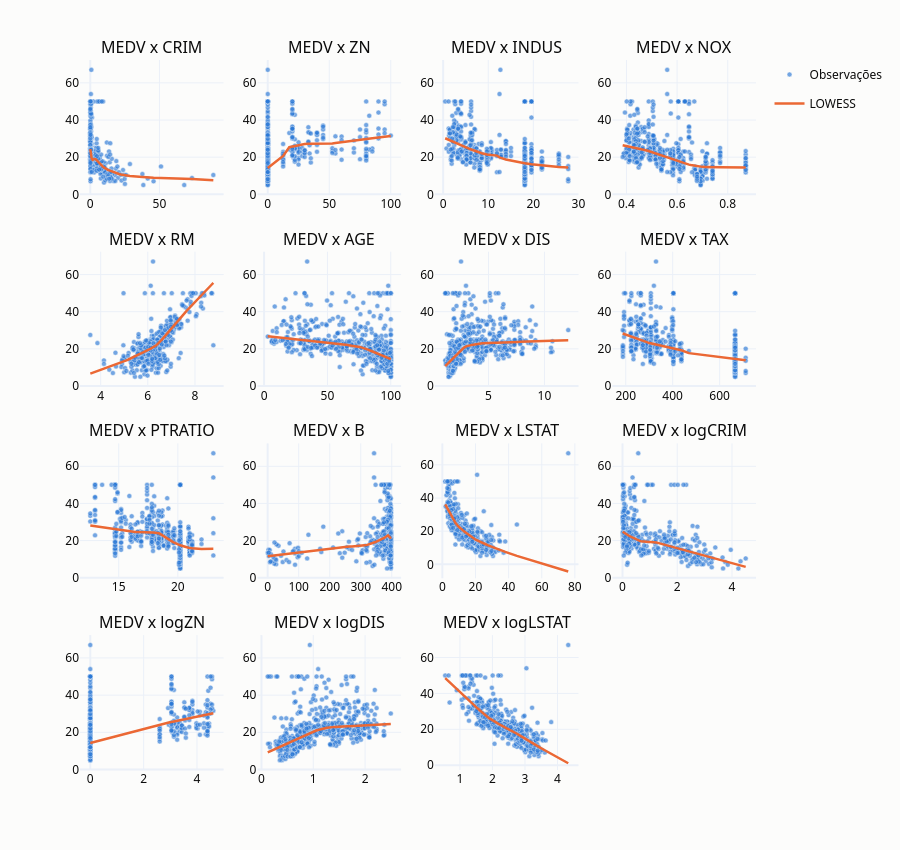

The notebook cell saved with this chart:
### Markdown cell above
## **Parte 3: Relação de cada preditor com MEDV**

### Code cell
variaveis_regplot = ['CRIM', 'ZN', 'INDUS', 'NOX', 'RM', 'AGE', 'DIS', 'TAX',
       'PTRATIO', 'B', 'LSTAT', "logCRIM", "logZN", "logDIS", "logLSTAT"]

gerar_subplot_regplot(
    variaveis=variaveis_regplot,
    y='MEDV',
    size=(15, 10),
    name='MEDV_vs_variaveis'
)

### Figure 1 — Plotly figure (JSON) as saved in the notebook; plotly's stock layout.template omitted (floating-point values rounded to 4 significant figures; data arrays with more than 128 entries replaced by an {"elided": "..."} marker saying what was removed)
{"data": [{"hovertemplate": "%{hovertext}<extra></extra>", "hovertext": {"elided": "511 str values"}, "legendgroup": "Observações", "marker": {"color": "#2a78d6", "line": {"color": "#fcfcfb", "width": 0.5}, "opacity": 0.65, "size": 5}, "mode": "markers", "name": "Observações", "showlegend": true, "type": "scatter", "x": {"elided": "511 float values"}, "xaxis": "x", "y": {"elided": "511 float values"}, "yaxis": "y"}, {"hovertemplate": "LOWESS<br>x = %{x:.3f}<br>y = %{y:.3f}<extra></extra>", "legendgroup": "LOWESS", "line": {"color": "#eb6834", "width": 2.5}, "mode": "lines", "name": "LOWESS", "showlegend": true, "type": "scatter", "x": {"elided": "511 float values"}, "xaxis": "x", "y": {"elided": "511 float values"}, "yaxis": "y"}, {"hovertemplate": "%{hovertext}<extra></extra>", "hovertext": {"elided": "511 str values"}, "legendgroup": "Observações", "marker": {"color": "#2a78d6", "line": {"color": "#fcfcfb", "width": 0.5}, "opacity": 0.65, "size": 5}, "mode": "markers", "name": "Observações", "showlegend": false, "type": "scatter", "x": {"elided": "511 float values"}, "xaxis": "x2", "y": {"elided": "511 float values"}, "yaxis": "y2"}, {"hovertemplate": "LOWESS<br>x = %{x:.3f}<br>y = %{y:.3f}<extra></extra>", "legendgroup": "LOWESS", "line": {"color": "#eb6834", "width": 2.5}, "mode": "lines", "name": "LOWESS", "showlegend": false, "type": "scatter", "x": {"elided": "511 float values"}, "xaxis": "x2", "y": {"elided": "511 float values"}, "yaxis": "y2"}, {"hovertemplate": "%{hovertext}<extra></extra>", "hovertext": {"elided": "511 str values"}, "legendgroup": "Observações", "marker": {"color": "#2a78d6", "line": {"color": "#fcfcfb", "width": 0.5}, "opacity": 0.65, "size": 5}, "mode": "markers", "name": "Observações", "showlegend": false, "type": "scatter", "x": {"elided": "511 float values"}, "xaxis": "x3", "y": {"elided": "511 float values"}, "yaxis": "y3"}, {"hovertemplate": "LOWESS<br>x = %{x:.3f}<br>y = %{y:.3f}<extra></extra>", "legendgroup": "LOWESS", "line": {"color": "#eb6834", "width": 2.5}, "mode": "lines", "name": "LOWESS", "showlegend": false, "type": "scatter", "x": {"elided": "511 float values"}, "xaxis": "x3", "y": {"elided": "511 float values"}, "yaxis": "y3"}, {"hovertemplate": "%{hovertext}<extra></extra>", "hovertext": {"elided": "511 str values"}, "legendgroup": "Observações", "marker": {"color": "#2a78d6", "line": {"color": "#fcfcfb", "width": 0.5}, "opacity": 0.65, "size": 5}, "mode": "markers", "name": "Observações", "showlegend": false, "type": "scatter", "x": {"elided": "511 float values"}, "xaxis": "x4", "y": {"elided": "511 float values"}, "yaxis": "y4"}, {"hovertemplate": "LOWESS<br>x = %{x:.3f}<br>y = %{y:.3f}<extra></extra>", "legendgroup": "LOWESS", "line": {"color": "#eb6834", "width": 2.5}, "mode": "lines", "name": "LOWESS", "showlegend": false, "type": "scatter", "x": {"elided": "511 float values"}, "xaxis": "x4", "y": {"elided": "511 float values"}, "yaxis": "y4"}, {"hovertemplate": "%{hovertext}<extra></extra>", "hovertext": {"elided": "506 str values"}, "legendgroup": "Observações", "marker": {"color": "#2a78d6", "line": {"color": "#fcfcfb", "width": 0.5}, "opacity": 0.65, "size": 5}, "mode": "markers", "name": "Observações", "showlegend": false, "type": "scatter", "x": {"elided": "506 float values"}, "xaxis": "x5", "y": {"elided": "506 float values"}, "yaxis": "y5"}, {"hovertemplate": "LOWESS<br>x = %{x:.3f}<br>y = %{y:.3f}<extra></extra>", "legendgroup": "LOWESS", "line": {"color": "#eb6834", "width": 2.5}, "mode": "lines", "name": "LOWESS", "showlegend": false, "type": "scatter", "x": {"elided": "506 float values"}, "xaxis": "x5", "y": {"elided": "506 float values"}, "yaxis": "y5"}, {"hovertemplate": "%{hovertext}<extra></extra>", "hovertext": {"elided": "511 str values"}, "legendgroup": "Observações", "marker": {"color": "#2a78d6", "line": {"color": "#fcfcfb", "width": 0.5}, "opacity": 0.65, "size": 5}, "mode": "markers", "name": "Observações", "showlegend": false, "type": "scatter", "x": {"elided": "511 float values"}, "xaxis": "x6", "y": {"elided": "511 float values"}, "yaxis": "y6"}, {"hovertemplate": "LOWESS<br>x = %{x:.3f}<br>y = %{y:.3f}<extra></extra>", "legendgroup": "LOWESS", "line": {"color": "#eb6834", "width": 2.5}, "mode": "lines", "name": "LOWESS", "showlegend": false, "type": "scatter", "x": {"elided": "511 float values"}, "xaxis": "x6", "y": {"elided": "511 float values"}, "yaxis": "y6"}, {"hovertemplate": "%{hovertext}<extra></extra>", "hovertext": {"elided": "511 str values"}, "legendgroup": "Observações", "marker": {"color": "#2a78d6", "line": {"color": "#fcfcfb", "width": 0.5}, "opacity": 0.65, "size": 5}, "mode": "markers", "name": "Observações", "showlegend": false, "type": "scatter", "x": {"elided": "511 float values"}, "xaxis": "x7", "y": {"elided": "511 float values"}, "yaxis": "y7"}, {"hovertemplate": "LOWESS<br>x = %{x:.3f}<br>y = %{y:.3f}<extra></extra>", "legendgroup": "LOWESS", "line": {"color": "#eb6834", "width": 2.5}, "mode": "lines", "name": "LOWESS", "showlegend": false, "type": "scatter", "x": {"elided": "511 float values"}, "xaxis": "x7", "y": {"elided": "511 float values"}, "yaxis": "y7"}, {"hovertemplate": "%{hovertext}<extra></extra>", "hovertext": {"elided": "511 str values"}, "legendgroup": "Observações", "marker": {"color": "#2a78d6", "line": {"color": "#fcfcfb", "width": 0.5}, "opacity": 0.65, "size": 5}, "mode": "markers", "name": "Observações", "showlegend": false, "type": "scatter", "x": {"elided": "511 int values"}, "xaxis": "x8", "y": {"elided": "511 float values"}, "yaxis": "y8"}, {"hovertemplate": "LOWESS<br>x = %{x:.3f}<br>y = %{y:.3f}<extra></extra>", "legendgroup": "LOWESS", "line": {"color": "#eb6834", "width": 2.5}, "mode": "lines", "name": "LOWESS", "showlegend": false, "type": "scatter", "x": {"elided": "511 float values"}, "xaxis": "x8", "y": {"elided": "511 float values"}, "yaxis": "y8"}, {"hovertemplate": "%{hovertext}<extra></extra>", "hovertext": {"elided": "511 str values"}, "legendgroup": "Observações", "marker": {"color": "#2a78d6", "line": {"color": "#fcfcfb", "width": 0.5}, "opacity": 0.65, "size": 5}, "mode": "markers", "name": "Observações", "showlegend": false, "type": "scatter", "x": {"elided": "511 float values"}, "xaxis": "x9", "y": {"elided": "511 float values"}, "yaxis": "y9"}, {"hovertemplate": "LOWESS<br>x = %{x:.3f}<br>y = %{y:.3f}<extra></extra>", "legendgroup": "LOWESS", "line": {"color": "#eb6834", "width": 2.5}, "mode": "lines", "name": "LOWESS", "showlegend": false, "type": "scatter", "x": {"elided": "511 float values"}, "xaxis": "x9", "y": {"elided": "511 float values"}, "yaxis": "y9"}, {"hovertemplate": "%{hovertext}<extra></extra>", "hovertext": {"elided": "511 str values"}, "legendgroup": "Observações", "marker": {"color": "#2a78d6", "line": {"color": "#fcfcfb", "width": 0.5}, "opacity": 0.65, "size": 5}, "mode": "markers", "name": "Observações", "showlegend": false, "type": "scatter", "x": {"elided": "511 float values"}, "xaxis": "x10", "y": {"elided": "511 float values"}, "yaxis": "y10"}, {"hovertemplate": "LOWESS<br>x = %{x:.3f}<br>y = %{y:.3f}<extra></extra>", "legendgroup": "LOWESS", "line": {"color": "#eb6834", "width": 2.5}, "mode": "lines", "name": "LOWESS", "showlegend": false, "type": "scatter", "x": {"elided": "511 float values"}, "xaxis": "x10", "y": {"elided": "511 float values"}, "yaxis": "y10"}, {"hovertemplate": "%{hovertext}<extra></extra>", "hovertext": {"elided": "511 str values"}, "legendgroup": "Observações", "marker": {"color": "#2a78d6", "line": {"color": "#fcfcfb", "width": 0.5}, "opacity": 0.65, "size": 5}, "mode": "markers", "name": "Observações", "showlegend": false, "type": "scatter", "x": {"elided": "511 float values"}, "xaxis": "x11", "y": {"elided": "511 float values"}, "yaxis": "y11"}, {"hovertemplate": "LOWESS<br>x = %{x:.3f}<br>y = %{y:.3f}<extra></extra>", "legendgroup": "LOWESS", "line": {"color": "#eb6834", "width": 2.5}, "mode": "lines", "name": "LOWESS", "showlegend": false, "type": "scatter", "x": {"elided": "511 float values"}, "xaxis": "x11", "y": {"elided": "511 float values"}, "yaxis": "y11"}, {"hovertemplate": "%{hovertext}<extra></extra>", "hovertext": {"elided": "511 str values"}, "legendgroup": "Observações", "marker": {"color": "#2a78d6", "line": {"color": "#fcfcfb", "width": 0.5}, "opacity": 0.65, "size": 5}, "mode": "markers", "name": "Observações", "showlegend": false, "type": "scatter", "x": {"elided": "511 float values"}, "xaxis": "x12", "y": {"elided": "511 float values"}, "yaxis": "y12"}, {"hovertemplate": "LOWESS<br>x = %{x:.3f}<br>y = %{y:.3f}<extra></extra>", "legendgroup": "LOWESS", "line": {"color": "#eb6834", "width": 2.5}, "mode": "lines", "name": "LOWESS", "showlegend": false, "type": "scatter", "x": {"elided": "511 float values"}, "xaxis": "x12", "y": {"elided": "511 float values"}, "yaxis": "y12"}, {"hovertemplate": "%{hovertext}<extra></extra>", "hovertext": {"elided": "511 str values"}, "legendgroup": "Observações", "marker": {"color": "#2a78d6", "line": {"color": "#fcfcfb", "width": 0.5}, "opacity": 0.65, "size": 5}, "mode": "markers", "name": "Observações", "showlegend": false, "type": "scatter", "x": {"elided": "511 float values"}, "xaxis": "x13", "y": {"elided": "511 float values"}, "yaxis": "y13"}, {"hovertemplate": "LOWESS<br>x = %{x:.3f}<br>y = %{y:.3f}<extra></extra>", "legendgroup": "LOWESS", "line": {"color": "#eb6834", "width": 2.5}, "mode": "lines", "name": "LOWESS", "showlegend": false, "type": "scatter", "x": {"elided": "511 float values"}, "xaxis": "x13", "y": {"elided": "511 float values"}, "yaxis": "y13"}, {"hovertemplate": "%{hovertext}<extra></extra>", "hovertext": {"elided": "511 str values"}, "legendgroup": "Observações", "marker": {"color": "#2a78d6", "line": {"color": "#fcfcfb", "width": 0.5}, "opacity": 0.65, "size": 5}, "mode": "markers", "name": "Observações", "showlegend": false, "type": "scatter", "x": {"elided": "511 float values"}, "xaxis": "x14", "y": {"elided": "511 float values"}, "yaxis": "y14"}, {"hovertemplate": "LOWESS<br>x = %{x:.3f}<br>y = %{y:.3f}<extra></extra>", "legendgroup": "LOWESS", "line": {"color": "#eb6834", "width": 2.5}, "mode": "lines", "name": "LOWESS", "showlegend": false, "type": "scatter", "x": {"elided": "511 float values"}, "xaxis": "x14", "y": {"elided": "511 float values"}, "yaxis": "y14"}, {"hovertemplate": "%{hovertext}<extra></extra>", "hovertext": {"elided": "511 str values"}, "legendgroup": "Observações", "marker": {"color": "#2a78d6", "line": {"color": "#fcfcfb", "width": 0.5}, "opacity": 0.65, "size": 5}, "mode": "markers", "name": "Observações", "showlegend": false, "type": "scatter", "x": {"elided": "511 float values"}, "xaxis": "x15", "y": {"elided": "511 float values"}, "yaxis": "y15"}, {"hovertemplate": "LOWESS<br>x = %{x:.3f}<br>y = %{y:.3f}<extra></extra>", "legendgroup": "LOWESS", "line": {"color": "#eb6834", "width": 2.5}, "mode": "lines", "name": "LOWESS", "showlegend": false, "type": "scatter", "x": {"elided": "511 float values"}, "xaxis": "x15", "y": {"elided": "511 float values"}, "yaxis": "y15"}], "layout": {"annotations": [{"font": {"size": 16}, "showarrow": false, "text": "MEDV x CRIM", "x": 0.1062, "xanchor": "center", "xref": "paper", "y": 1, "yanchor": "bottom", "yref": "paper"}, {"font": {"size": 16}, "showarrow": false, "text": "MEDV x ZN", "x": 0.3688, "xanchor": "center", "xref": "paper", "y": 1, "yanchor": "bottom", "yref": "paper"}, {"font": {"size": 16}, "showarrow": false, "text": "MEDV x INDUS", "x": 0.6313, "xanchor": "center", "xref": "paper", "y": 1, "yanchor": "bottom", "yref": "paper"}, {"font": {"size": 16}, "showarrow": false, "text": "MEDV x NOX", "x": 0.8938, "xanchor": "center", "xref": "paper", "y": 1, "yanchor": "bottom", "yref": "paper"}, {"font": {"size": 16}, "showarrow": false, "text": "MEDV x RM", "x": 0.1062, "xanchor": "center", "xref": "paper", "y": 0.73, "yanchor": "bottom", "yref": "paper"}, {"font": {"size": 16}, "showarrow": false, "text": "MEDV x AGE", "x": 0.3688, "xanchor": "center", "xref": "paper", "y": 0.73, "yanchor": "bottom", "yref": "paper"}, {"font": {"size": 16}, "showarrow": false, "text": "MEDV x DIS", "x": 0.6313, "xanchor": "center", "xref": "paper", "y": 0.73, "yanchor": "bottom", "yref": "paper"}, {"font": {"size": 16}, "showarrow": false, "text": "MEDV x TAX", "x": 0.8938, "xanchor": "center", "xref": "paper", "y": 0.73, "yanchor": "bottom", "yref": "paper"}, {"font": {"size": 16}, "showarrow": false, "text": "MEDV x PTRATIO", "x": 0.1062, "xanchor": "center", "xref": "paper", "y": 0.46, "yanchor": "bottom", "yref": "paper"}, {"font": {"size": 16}, "showarrow": false, "text": "MEDV x B", "x": 0.3688, "xanchor": "center", "xref": "paper", "y": 0.46, "yanchor": "bottom", "yref": "paper"}, {"font": {"size": 16}, "showarrow": false, "text": "MEDV x LSTAT", "x": 0.6313, "xanchor": "center", "xref": "paper", "y": 0.46, "yanchor": "bottom", "yref": "paper"}, {"font": {"size": 16}, "showarrow": false, "text": "MEDV x logCRIM", "x": 0.8938, "xanchor": "center", "xref": "paper", "y": 0.46, "yanchor": "bottom", "yref": "paper"}, {"font": {"size": 16}, "showarrow": false, "text": "MEDV x logZN", "x": 0.1062, "xanchor": "center", "xref": "paper", "y": 0.19, "yanchor": "bottom", "yref": "paper"}, {"font": {"size": 16}, "showarrow": false, "text": "MEDV x logDIS", "x": 0.3688, "xanchor": "center", "xref": "paper", "y": 0.19, "yanchor": "bottom", "yref": "paper"}, {"font": {"size": 16}, "showarrow": false, "text": "MEDV x logLSTAT", "x": 0.6313, "xanchor": "center", "xref": "paper", "y": 0.19, "yanchor": "bottom", "yref": "paper"}], "height": 850, "margin": {"t": 60}, "title": {}, "xaxis": {"anchor": "y", "domain": [0, 0.2125]}, "xaxis10": {"anchor": "y10", "domain": [0.2625, 0.475]}, "xaxis11": {"anchor": "y11", "domain": [0.525, 0.7375]}, "xaxis12": {"anchor": "y12", "domain": [0.7875, 1]}, "xaxis13": {"anchor": "y13", "domain": [0, 0.2125]}, "xaxis14": {"anchor": "y14", "domain": [0.2625, 0.475]}, "xaxis15": {"anchor": "y15", "domain": [0.525, 0.7375]}, "xaxis16": {"anchor": "y16", "domain": [0.7875, 1]}, "xaxis2": {"anchor": "y2", "domain": [0.2625, 0.475]}, "xaxis3": {"anchor": "y3", "domain": [0.525, 0.7375]}, "xaxis4": {"anchor": "y4", "domain": [0.7875, 1]}, "xaxis5": {"anchor": "y5", "domain": [0, 0.2125]}, "xaxis6": {"anchor": "y6", "domain": [0.2625, 0.475]}, "xaxis7": {"anchor": "y7", "domain": [0.525, 0.7375]}, "xaxis8": {"anchor": "y8", "domain": [0.7875, 1]}, "xaxis9": {"anchor": "y9", "domain": [0, 0.2125]}, "yaxis": {"anchor": "x", "domain": [0.81, 1]}, "yaxis10": {"anchor": "x10", "domain": [0.27, 0.46]}, "yaxis11": {"anchor": "x11", "domain": [0.27, 0.46]}, "yaxis12": {"anchor": "x12", "domain": [0.27, 0.46]}, "yaxis13": {"anchor": "x13", "domain": [0, 0.19]}, "yaxis14": {"anchor": "x14", "domain": [0, 0.19]}, "yaxis15": {"anchor": "x15", "domain": [0, 0.19]}, "yaxis16": {"anchor": "x16", "domain": [0, 0.19]}, "yaxis2": {"anchor": "x2", "domain": [0.81, 1]}, "yaxis3": {"anchor": "x3", "domain": [0.81, 1]}, "yaxis4": {"anchor": "x4", "domain": [0.81, 1]}, "yaxis5": {"anchor": "x5", "domain": [0.54, 0.73]}, "yaxis6": {"anchor": "x6", "domain": [0.54, 0.73]}, "yaxis7": {"anchor": "x7", "domain": [0.54, 0.73]}, "yaxis8": {"anchor": "x8", "domain": [0.54, 0.73]}, "yaxis9": {"anchor": "x9", "domain": [0.27, 0.46]}}}
